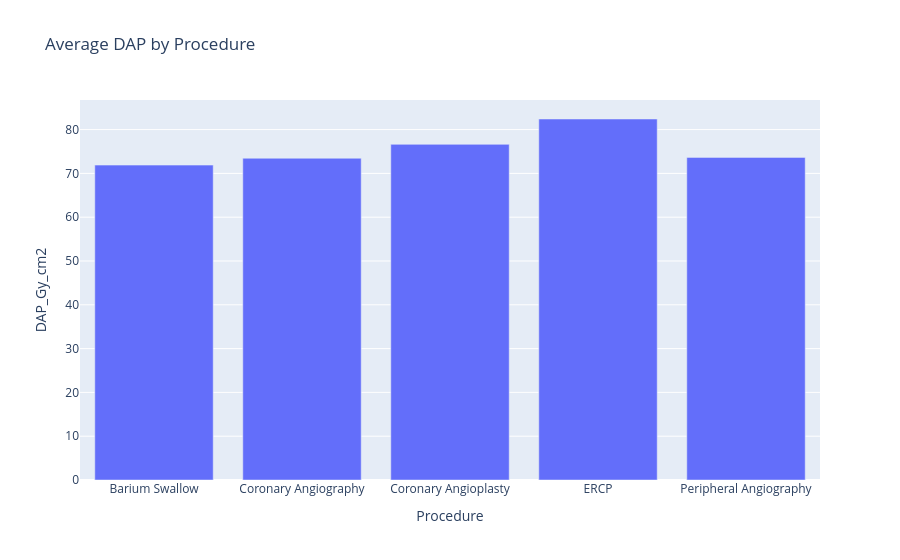

Here is the notebook cell this chart was saved with:
### Code cell
fig = px.bar(df.groupby("Procedure", as_index=False)["DAP_Gy_cm2"].mean(),
             x="Procedure",
             y="DAP_Gy_cm2",
             title="Average DAP by Procedure")
fig.show()
fig.write_html("../images/average_dap_gy_cm2_by_procedure.html")

### Figure 1 — Plotly figure (JSON) as saved in the notebook; plotly's stock layout.template omitted (floating-point values rounded to 4 significant figures)
{"data": [{"hovertemplate": "Procedure=%{x}<br>DAP_Gy_cm2=%{y}<extra></extra>", "legendgroup": "", "marker": {"color": "#636efa", "pattern": {"shape": ""}}, "name": "", "orientation": "v", "showlegend": false, "textposition": "auto", "type": "bar", "x": ["Barium Swallow", "Coronary Angiography", "Coronary Angioplasty", "ERCP", "Peripheral Angiography"], "xaxis": "x", "y": [71.89, 73.46, 76.63, 82.42, 73.65], "yaxis": "y"}], "layout": {"barmode": "relative", "legend": {"tracegroupgap": 0}, "title": {"text": "Average DAP by Procedure"}, "xaxis": {"anchor": "y", "domain": [0, 1], "title": {"text": "Procedure"}}, "yaxis": {"anchor": "x", "domain": [0, 1], "title": {"text": "DAP_Gy_cm2"}}}}
